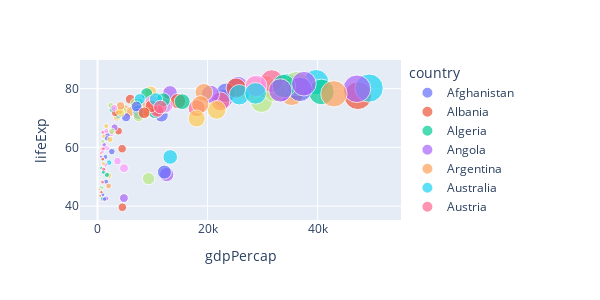

The code cell stored with this chart in its notebook:
### Code cell
fig = px.scatter(gapminder.query('year == 2007'),
                 y='lifeExp',
                 x='gdpPercap', 
                 color='country',
                size='gdpPercap',
                size_max=20,
                hover_name='country')
fig.show()
